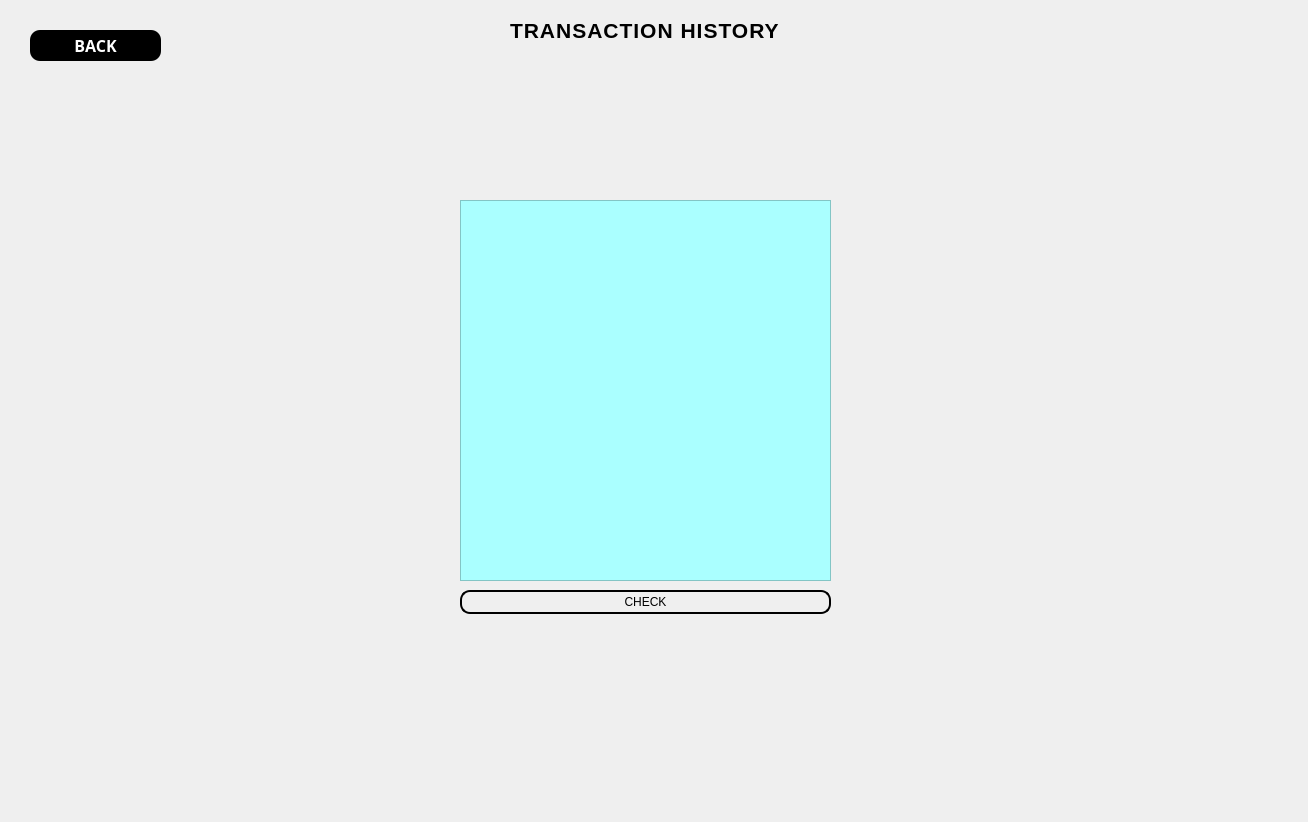
<?xml version="1.0" encoding="UTF-8"?>
<ui version="4.0">
 <class>UserTransaction</class>
 <widget class="QDialog" name="UserTransaction">
  <property name="geometry">
   <rect>
    <x>0</x>
    <y>0</y>
    <width>1308</width>
    <height>822</height>
   </rect>
  </property>
  <property name="windowTitle">
   <string>Dialog</string>
  </property>
  <widget class="QLabel" name="label">
   <property name="geometry">
    <rect>
     <x>510</x>
     <y>20</y>
     <width>361</width>
     <height>20</height>
    </rect>
   </property>
   <property name="styleSheet">
    <string notr="true">
color: rgb(0, 0, 0);
font-weight: bold;
font-size: 16pt;
font-family: &quot;Arial&quot;, sans-serif;
text-transform: uppercase;
letter-spacing: 1px;
</string>
   </property>
   <property name="text">
    <string>TRANSACTION HISTORY</string>
   </property>
  </widget>
  <widget class="QPushButton" name="pushButtonUserTHBack">
   <property name="geometry">
    <rect>
     <x>30</x>
     <y>30</y>
     <width>131</width>
     <height>31</height>
    </rect>
   </property>
   <property name="font">
    <font>
     <family>Bahnschrift SemiBold Condensed</family>
     <pointsize>12</pointsize>
     <bold>true</bold>
    </font>
   </property>
   <property name="styleSheet">
    <string notr="true">#pushButtonUserTHBack{
background-color:black;
color:white;
border-radius:10px;
}
#pushButtonUserTHBack:hover{

background-color:rgb(85, 170, 255);
}

#pushButtonUserTHBack:pressed{
	background-color: rgb(0, 85, 255);

}</string>
   </property>
   <property name="text">
    <string>BACK</string>
   </property>
  </widget>
  <widget class="QWidget" name="widget" native="true">
   <property name="geometry">
    <rect>
     <x>330</x>
     <y>120</y>
     <width>631</width>
     <height>571</height>
    </rect>
   </property>
   <property name="styleSheet">
    <string notr="true">#widget{
	border-image: url(:/images/border 1.png);
}</string>
   </property>
   <widget class="QTextEdit" name="textEditTransactionHistory">
    <property name="geometry">
     <rect>
      <x>130</x>
      <y>80</y>
      <width>371</width>
      <height>381</height>
     </rect>
    </property>
    <property name="styleSheet">
     <string notr="true">background-color: rgb(170, 255, 255);</string>
    </property>
   </widget>
   <widget class="QPushButton" name="pushButtonCurrentUserTransactions">
    <property name="geometry">
     <rect>
      <x>130</x>
      <y>470</y>
      <width>371</width>
      <height>24</height>
     </rect>
    </property>
    <property name="styleSheet">
     <string notr="true">#pushButtonCurrentUserTransactions{
border-radius: 10px;
background-color: transparent;
font: 700 bold 11pt &quot;Arial&quot;;
border: 2px solid black;
}


#pushButtonCurrentUserTransactions:hover{

background-color:rgb(85, 170, 255);
}

#pushButtonCurrentUserTransactions:pressed{
	background-color: rgb(0, 85, 255);

}</string>
    </property>
    <property name="text">
     <string>CHECK</string>
    </property>
   </widget>
  </widget>
 </widget>
 <resources/>
 <connections/>
</ui>
